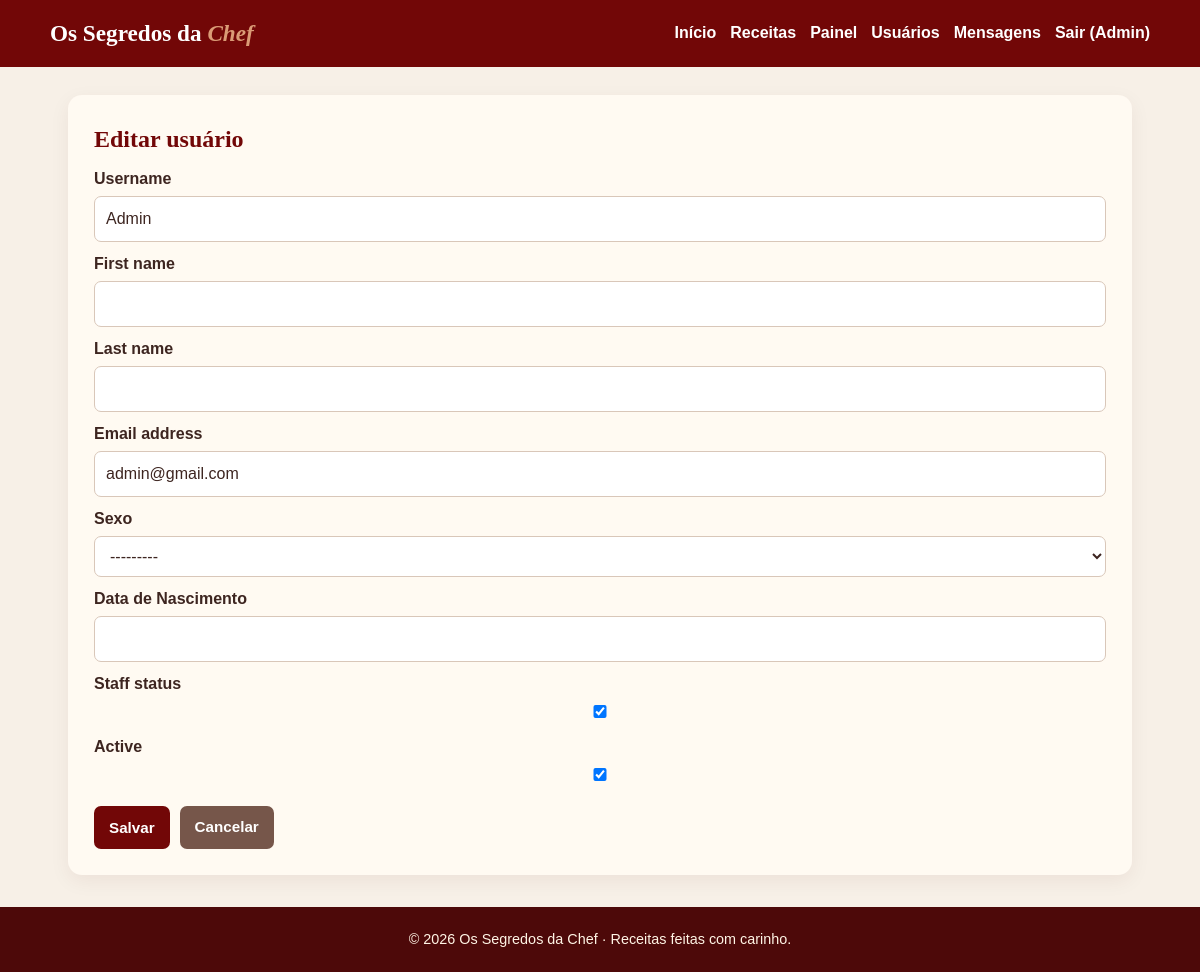
Page /usuarios/2/editar/ (signed in) on the committed database.
### usuarios/models.py (models this page shows, shortened)
class Usuario(AbstractUser):
   SEXO_CHOICES = [
       ('masculino', 'Masculino'),
       ('feminino', 'Feminino'),
       ('outro', 'Outro / Prefiro não informar'),
   ]
   sexo = models.CharField('Sexo', max_length=20, choices=SEXO_CHOICES, blank=True, null=True)
   data_nascimento = models.DateField('Data de Nascimento', blank=True, null=True)
   class Meta:
       verbose_name = 'Usuário'
       verbose_name_plural = 'Usuários'

### usuarios/views.py (the view)
class UsuarioUpdateView(LoginRequiredMixin, UserPassesTestMixin, UpdateView):
    model = Usuario
    form_class = UsuarioUpdateForm
    template_name = "usuarios/usuario_form.html"
    success_url = reverse_lazy("usuarios:lista")
    extra_context = {"titulo_pagina": "Editar usuário"}
    def test_func(self):
        return self.request.user.is_staff

### usuarios/forms.py (shortened to what this page needs)
class UsuarioUpdateForm(forms.ModelForm):
    class Meta:
        model = Usuario
        fields = [
            "username",
            "first_name",
            "last_name",
            "email",
            "sexo",
            "data_nascimento",
            "is_staff",
            "is_active",
        ]

### usuarios/templates/usuarios/usuario_form.html (shortened to what this page needs)
{% extends 'base.html' %}
{% block content %}<section class="panel"><h1>{{ titulo_pagina }}</h1><form method="post">{% csrf_token %}{% for field in form %}<label for="{{ field.id_for_label }}">{{ field.label }}</label>{{ field }}{% if field.errors %}<div class="field-errors">{{ field.errors }}</div>{% endif %}{% endfor %}<div class="form-actions"><button type="submit">Salvar</button><a class="btn secondary" href="{% url 'usuarios:lista' %}">Cancelar</a></div></form></section>{% endblock %}

### templates/base.html (shortened to what this page needs)
{% load static %}
<!doctype html>
<html lang="pt-br">
<head>
  <link rel="stylesheet" href="{% static 'css/style.css' %}">
</head>
<body>
<header class="site-header">
  <a class="brand" href="{% url 'web:index' %}">Os Segredos da <span>Chef</span></a>
  <nav aria-label="Menu principal">
    <a href="{% url 'web:index' %}">Início</a>
    <a href="{% url 'receitas:receita_list' %}">Receitas</a>
{% if user.is_authenticated %}
    {% if user.is_staff %}
        <a href="{% url 'web:painel' %}">Painel</a>
        <a href="{% url 'usuarios:lista' %}">Usuários</a>
        <a href="{% url 'contato:lista' %}">Mensagens</a>
    {% endif %}
    <form method="post" action="{% url 'usuarios:logout' %}">
        <button class="nav-logout" type="submit">
            Sair ({{ user.username }})
        </button>
    </form>
{% else %}
    <a href="{% url 'usuarios:login' %}">Entrar</a>
    <a href="{% url 'usuarios:cadastro' %}">Cadastrar</a>
{% endif %}
  </nav>
</header>
<main>
  {% block content %}
    {% endblock %}
</main>
<footer>© 2026 Os Segredos da Chef · Receitas feitas com carinho.</footer>
</body>
</html>

### static/css/style.css (style rules this page uses)
:root { --cor-primaria: #720707; --cor-secundaria: #da9b76; --cor-apoio: #fcf5df; --cor-texto: #720707; --branco: #fff; --avermelhado: #924444; --sombra: 0 18px 35px rgba(75, 7, 7, 0.18); --transicao: 0.25s ease; }
* { box-sizing: border-box; margin: 0; padding: 0; }
body { background: #f5ece0; color: var(--cor-texto); font: 16px 'Sulphur Point', Arial, sans-serif; }
a { text-decoration: none; color: inherit; }

### templates/base.html (style rules this page uses)
:root { --wine:#720707;--peach:#da9b76;--cream:#fcf5df;--paper:#fffaf2;--ink:#3d2520 }
body { margin:0;background:#f7f0e7;color:var(--ink);font:16px Arial,sans-serif;line-height:1.5 }
header.site-header { background:var(--wine);color:white;padding:16px max(20px,calc((100% - 1100px)/2));display:flex;align-items:center;justify-content:space-between;gap:18px;flex-wrap:wrap }
.brand { font-family:Georgia,serif;font-size:1.45rem;font-weight:bold;color:white;text-decoration:none }
.brand span { color:var(--peach);font-style:italic }
nav { display:flex;gap:14px;flex-wrap:wrap }
nav a { color:white;text-decoration:none;font-weight:600 }
nav form { display:inline;margin:0 }
nav .nav-logout { padding:0;background:transparent;color:white;border:0;font:inherit;font-weight:600;cursor:pointer }
main { max-width:1100px;margin:28px auto;padding:0 18px;min-height:60vh }
.hero,.panel { background:var(--paper);border-radius:14px;padding:26px;box-shadow:0 6px 20px #4b070710;margin-bottom:20px }
h1,h2,h3 { color:var(--wine);font-family:Georgia,serif }
h1 { margin-top:0 }
.btn,button,input[type=submit] { display:inline-block;background:var(--wine);color:white;border:0;border-radius:7px;padding:10px 15px;text-decoration:none;font-weight:700;cursor:pointer;font-size:.95rem }
.btn.secondary { background:#76564a }
input,select,textarea { width:100%;padding:10px 11px;border:1px solid #d9c7b9;border-radius:7px;background:white;font:inherit;color:var(--ink);box-sizing:border-box }
label { display:block;font-weight:700;margin:10px 0 5px }
.form-actions { display:flex;gap:10px;flex-wrap:wrap;margin-top:18px }
footer { padding:22px;text-align:center;background:#4d0909;color:#fff4e5;margin-top:32px;font-size:.9rem }

### rows in the picture
Usuario: username "Admin", form "Admin" "admin@gmail.com" "---------" "☑" "☑"

### other values in the picture
{{ titulo_pagina }} "Editar usuário"
{{ field.label }} "Username" "First name" "Last name" "Email address" "Sexo" "Data de Nascimento" "Staff status" "Active"
